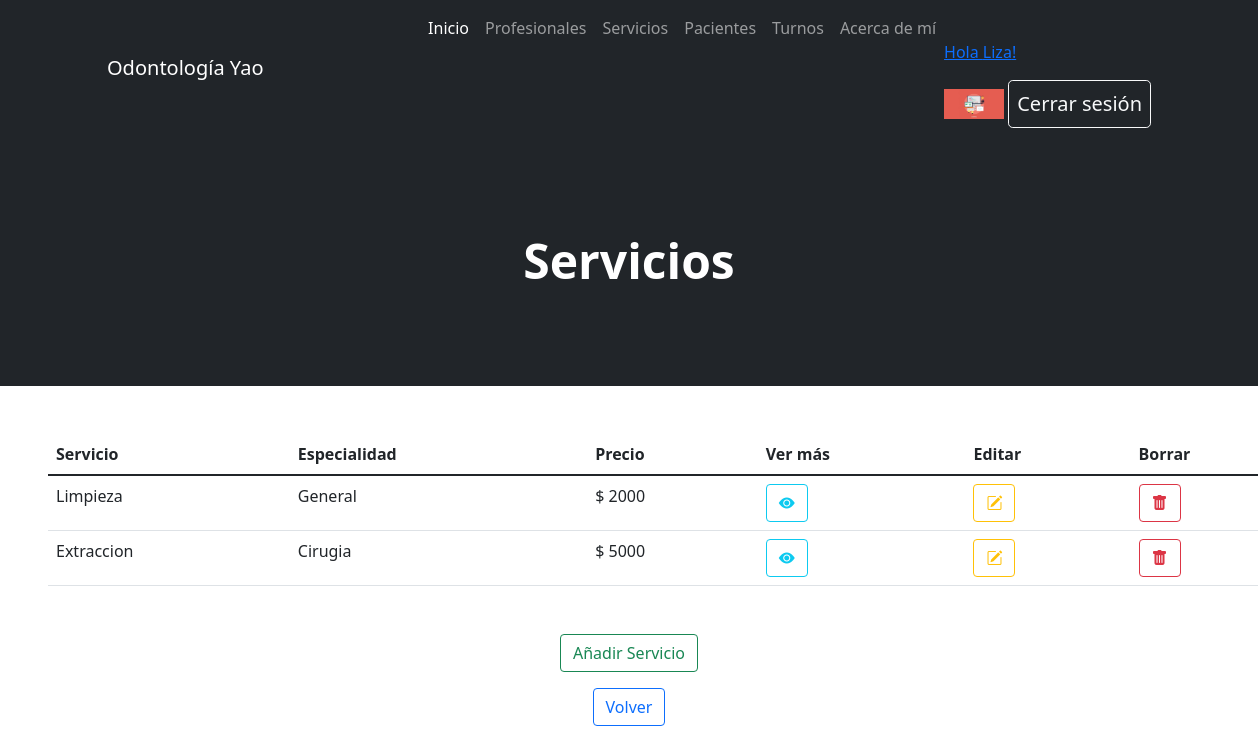
Before: /AppOdonto/servicio/list/ (signed in) with the older database file.
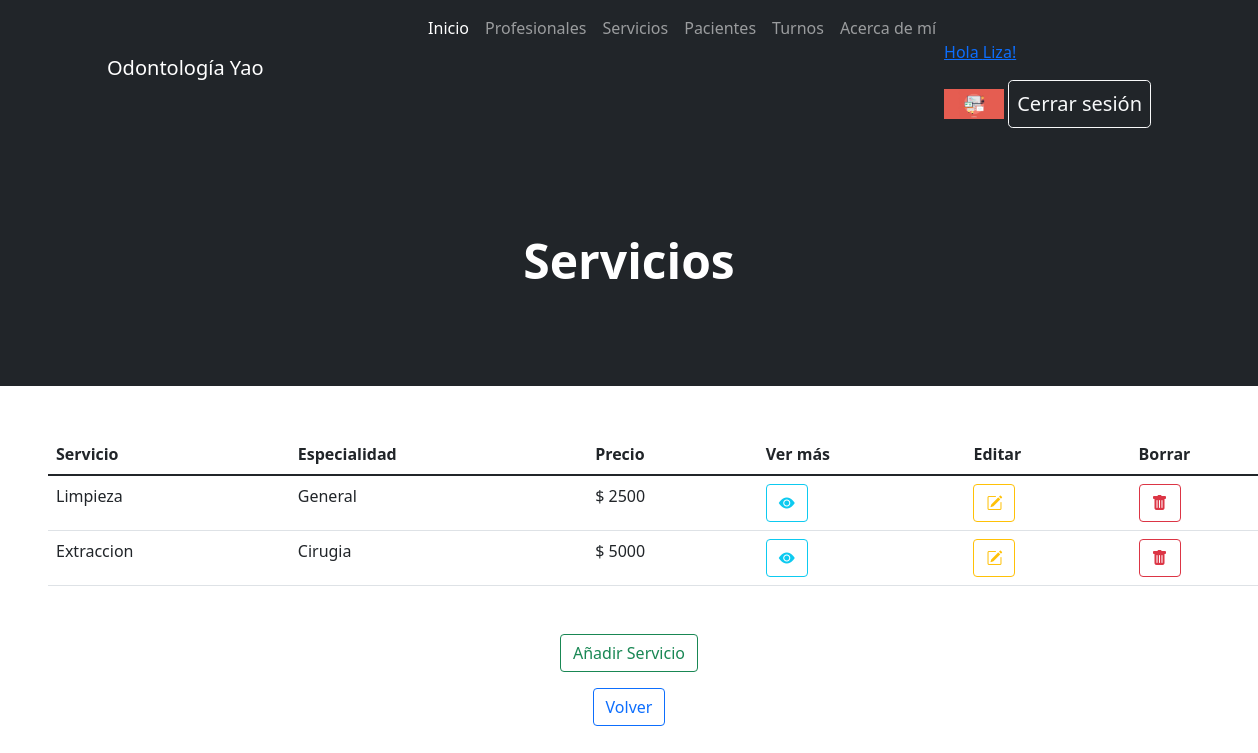
After: the same page with the newer database file.
### AppOdonto/models.py (models this page shows, shortened)
class Avatar(models.Model):
    usuario = models.ForeignKey(User, on_delete=models.CASCADE)
    imagen = models.ImageField(upload_to="avatares", null=True, blank=True)

class Servicio(models.Model):
    servicio = models.CharField(max_length=20)
    especialidad = models.CharField(max_length=15)
    descripcion = models.CharField(max_length=40)
    precio = models.IntegerField()

### AppOdonto/views.py (the view)
# urls.py: path('servicio/list/', ServicioList.as_view(), name="Servicio List"),
class ServicioList(LoginRequiredMixin, ListView):
    model = Servicio

### AppOdonto/templates/AppOdonto/servicio_list.html (shortened to what this page needs)
{% extends "AppOdonto/padre.html" %}
{% block header %}
    <h1 class="display-5 fw-bolder text-white mb-2">Servicios</h1>
{% endblock %}
{% block formulario %}
<table class="table m-5">
    <thead>
    <tr>
        <th scope="col">Servicio</th>
        <th scope="col">Especialidad</th>
        <th scope="col">Precio</th>
        <th scope="col">Ver más</th>
        <th scope="col">Editar</th>
        <th scope="col">Borrar</th>
    </tr>
    </thead>
    <tbody class="table-group-divider">
    {% for servicio in object_list %}
        <tr>
            <td>{{servicio.servicio}}</td>
            <td>{{servicio.especialidad}}</td>
            <td>$ {{servicio.precio}}</td>
            <td><a href="{% url 'Servicio Detail' servicio.id %}" class="btn btn-outline-info"><i class="bi bi-eye-fill"></i></a></td>
            <td><a href="{% url 'Servicio Edit' servicio.id %}" class="btn btn-outline-warning"><i class="bi bi-pencil-square"></i></a></td>
            <td><a href="{% url 'Servicio Delete' servicio.id %}" class="btn btn-outline-danger"><i class="bi bi-trash-fill"></i></a></td>
        </tr>
    {% endfor %}
    </tbody>
</table>
    <p class="text-center"><a href="{% url 'Servicio Create' %}" class="btn btn-outline-success">Añadir Servicio</a></p>
    <p>
    <p class="text-center"><a href="{% url 'Inicio' %}" class="btn btn-outline-primary">Volver</a></p>
    </p>
{% endblock %}

### AppOdonto/templates/AppOdonto/padre.html (shortened to what this page needs)
<!DOCTYPE html>
<html lang="es">
    <head> {% load static %}
        <link href="https://cdn.jsdelivr.net/npm/bootstrap-icons@1.4.1/font/bootstrap-icons.css" rel="stylesheet" />
        <link href="{% static 'AppOdonto/css/styles.css' %}" rel="stylesheet" />
    </head>
    <body>
        <nav class="navbar navbar-expand-lg navbar-dark bg-dark">
            <div class="container px-5">
                <a class="navbar-brand" href="{% url 'Inicio' %}">Odontología Yao</a>
                <div class="collapse navbar-collapse" id="navbarSupportedContent">
                    <ul class="navbar-nav ms-auto mb-2 mb-lg-0">
                        <li class="nav-item"><a class="nav-link active" aria-current="page" href="{% url 'Inicio' %}">Inicio</a></li>
                        <li class="nav-item"><a class="nav-link" href="{% url 'Ver Profesionales' %}">Profesionales</a></li>
                        <li class="nav-item"><a class="nav-link" href="{% url 'Servicio List' %}">Servicios</a></li>
                        <li class="nav-item"><a class="nav-link" href="{% url 'Paciente List' %}">Pacientes</a></li>
                        <li class="nav-item"><a class="nav-link" href="{% url 'Turno List' %}">Turnos</a></li>
                        <li class="nav-item"><a class="nav-link" href="{% url 'About' %}">Acerca de mí</a></li>
                        <li class="nav-item"><a class="nav-link">
                            {% if request.user.is_authenticated %}
                                <p style="color:white"><a href="{% url 'Editar Perfil' %}">Hola {{user.first_name}}!</a></p>
                                {% with user.avatar_set.first as miAvatar%}
                                    {% if miAvatar %}
                                        <img src="{{miAvatar.imagen.url}}" alt="Imagen perfil" style="max-width: 60px;">
                                    {% endif %}
                                {% endwith %}
                                <a class="btn btn-outline-light btn-lg px-2" href="{% url 'Logout' %}">Cerrar sesión</a>
                            {% endif %}
                       </a></li>
                    </ul>
                </div>
            </div>
        </nav>
        <header class="bg-dark py-5">
            <div class="container px-5">
                <div class="row gx-5 justify-content-center">
                    <div class="col-lg-6">
                        <div class="text-center my-5">
                        {% block header %}{% endblock %}
                        </div>
                    </div>
                </div>
            </div>
        </header>
{% block formulario %}
{% endblock %}
    </body>
</html>

Changed rows visible on the page:
changed Servicio "Limpieza": precio "2000" → "2500"
